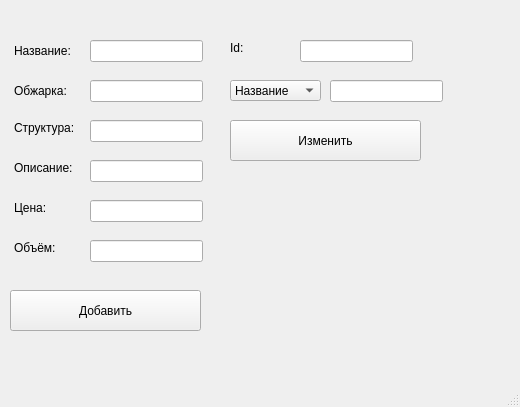
<?xml version="1.0" encoding="UTF-8"?>
<ui version="4.0">
 <class>MainWindow</class>
 <widget class="QMainWindow" name="MainWindow">
  <property name="geometry">
   <rect>
    <x>0</x>
    <y>0</y>
    <width>520</width>
    <height>407</height>
   </rect>
  </property>
  <property name="windowTitle">
   <string>MainWindow</string>
  </property>
  <widget class="QWidget" name="centralwidget">
   <widget class="QLineEdit" name="name">
    <property name="geometry">
     <rect>
      <x>90</x>
      <y>40</y>
      <width>113</width>
      <height>22</height>
     </rect>
    </property>
   </widget>
   <widget class="QLineEdit" name="roasting">
    <property name="geometry">
     <rect>
      <x>90</x>
      <y>80</y>
      <width>113</width>
      <height>22</height>
     </rect>
    </property>
   </widget>
   <widget class="QLabel" name="label">
    <property name="geometry">
     <rect>
      <x>14</x>
      <y>40</y>
      <width>61</width>
      <height>21</height>
     </rect>
    </property>
    <property name="text">
     <string>Название:</string>
    </property>
   </widget>
   <widget class="QLabel" name="label_2">
    <property name="geometry">
     <rect>
      <x>14</x>
      <y>80</y>
      <width>61</width>
      <height>21</height>
     </rect>
    </property>
    <property name="text">
     <string>Обжарка:</string>
    </property>
   </widget>
   <widget class="QLabel" name="label_3">
    <property name="geometry">
     <rect>
      <x>14</x>
      <y>120</y>
      <width>71</width>
      <height>16</height>
     </rect>
    </property>
    <property name="text">
     <string>Структура:</string>
    </property>
   </widget>
   <widget class="QLineEdit" name="structure">
    <property name="geometry">
     <rect>
      <x>90</x>
      <y>120</y>
      <width>113</width>
      <height>22</height>
     </rect>
    </property>
   </widget>
   <widget class="QLineEdit" name="descreption">
    <property name="geometry">
     <rect>
      <x>90</x>
      <y>160</y>
      <width>113</width>
      <height>22</height>
     </rect>
    </property>
   </widget>
   <widget class="QLabel" name="label_4">
    <property name="geometry">
     <rect>
      <x>14</x>
      <y>160</y>
      <width>71</width>
      <height>16</height>
     </rect>
    </property>
    <property name="text">
     <string>Описание:</string>
    </property>
   </widget>
   <widget class="QLineEdit" name="price">
    <property name="geometry">
     <rect>
      <x>90</x>
      <y>200</y>
      <width>113</width>
      <height>22</height>
     </rect>
    </property>
   </widget>
   <widget class="QLabel" name="label_5">
    <property name="geometry">
     <rect>
      <x>14</x>
      <y>200</y>
      <width>55</width>
      <height>16</height>
     </rect>
    </property>
    <property name="text">
     <string>Цена:</string>
    </property>
   </widget>
   <widget class="QLabel" name="label_6">
    <property name="geometry">
     <rect>
      <x>14</x>
      <y>240</y>
      <width>55</width>
      <height>16</height>
     </rect>
    </property>
    <property name="text">
     <string>Объём:</string>
    </property>
   </widget>
   <widget class="QLineEdit" name="amount">
    <property name="geometry">
     <rect>
      <x>90</x>
      <y>240</y>
      <width>113</width>
      <height>22</height>
     </rect>
    </property>
   </widget>
   <widget class="QPushButton" name="add_btn">
    <property name="geometry">
     <rect>
      <x>10</x>
      <y>290</y>
      <width>191</width>
      <height>41</height>
     </rect>
    </property>
    <property name="text">
     <string>Добавить</string>
    </property>
   </widget>
   <widget class="QPushButton" name="change_btn">
    <property name="geometry">
     <rect>
      <x>230</x>
      <y>120</y>
      <width>191</width>
      <height>41</height>
     </rect>
    </property>
    <property name="text">
     <string>Изменить</string>
    </property>
   </widget>
   <widget class="QLabel" name="label_7">
    <property name="geometry">
     <rect>
      <x>230</x>
      <y>40</y>
      <width>55</width>
      <height>16</height>
     </rect>
    </property>
    <property name="text">
     <string>Id:</string>
    </property>
   </widget>
   <widget class="QLineEdit" name="id">
    <property name="geometry">
     <rect>
      <x>300</x>
      <y>40</y>
      <width>113</width>
      <height>22</height>
     </rect>
    </property>
   </widget>
   <widget class="QComboBox" name="comboBox">
    <property name="geometry">
     <rect>
      <x>230</x>
      <y>80</y>
      <width>91</width>
      <height>21</height>
     </rect>
    </property>
    <item>
     <property name="text">
      <string>Название</string>
     </property>
    </item>
    <item>
     <property name="text">
      <string>Обжарка</string>
     </property>
    </item>
    <item>
     <property name="text">
      <string>Структура</string>
     </property>
    </item>
    <item>
     <property name="text">
      <string>Описание</string>
     </property>
    </item>
    <item>
     <property name="text">
      <string>Цена</string>
     </property>
    </item>
    <item>
     <property name="text">
      <string>Объём</string>
     </property>
    </item>
   </widget>
   <widget class="QLineEdit" name="changeline">
    <property name="geometry">
     <rect>
      <x>330</x>
      <y>80</y>
      <width>113</width>
      <height>22</height>
     </rect>
    </property>
   </widget>
  </widget>
  <widget class="QMenuBar" name="menubar">
   <property name="geometry">
    <rect>
     <x>0</x>
     <y>0</y>
     <width>520</width>
     <height>26</height>
    </rect>
   </property>
  </widget>
  <widget class="QStatusBar" name="statusbar"/>
 </widget>
 <resources/>
 <connections/>
</ui>
